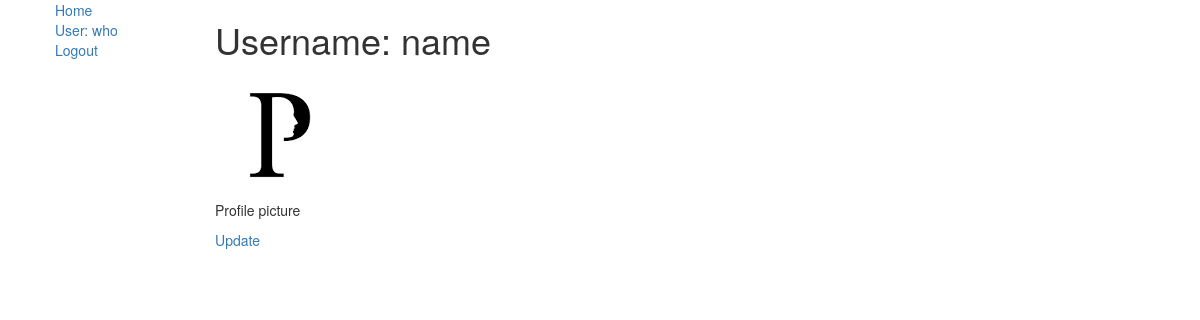
/polls/user/6/ (signed in), run on the app's committed database.
### polls/models.py (models this page shows)
class AdvUser(AbstractUser):
    avatar = models.ImageField(upload_to='polls/media/avatars', blank=False)

### polls/views.py (the view)
# urls.py: path('user/<int:pk>/', views.UserDetailView.as_view(), name='profile'),
class UserDetailView(LoginRequiredMixin, DetailView):
    model = AdvUser
    template_name = 'polls/profile.html'

### polls/templates/polls/profile.html
{% extends "polls/base_generic.html" %}
{% block content %}
    <h1>Username: {{ advuser.username }}</h1>
    <img src="/polls{{ advuser.avatar.url }}" alt="profile picture">
    <p>Profile picture</p>
    <a href="./update">Update</a>
{% endblock %}

### polls/templates/polls/base_generic.html (shortened to what this page needs)
<!DOCTYPE html>
<html lang="en">
<head>
    <link rel="stylesheet" href="https://maxcdn.bootstrapcdn.com/bootstrap/3.3.7/css/bootstrap.min.css">
</head>
<body>
<div class="container-fluid">
    <div class="row">
        <div class="col-sm-2">
            {% block sidebar %}
            <ul class="sidebar-nav">
                <li style="list-style-type: none;"><a href="{% url 'polls:index' %}">Home</a></li>
                {% if user.is_authenticated %}
                <li style="list-style-type: none;"><a href="{% url 'polls:profile' request.user.id %}">User: {{ user.get_username }}</a></li>
                <li style="list-style-type: none;"><a href="{% url 'logout'%}?next={{request.path}}">Logout</a></li>
                {% else %}
                <li style="list-style-type: none;"><a href="{% url 'login'%}?next={{request.path}}">Login</a></li>
                <li style="list-style-type: none;"><a href="{% url 'polls:signup'%}?next={{request.path}}">Sign Up</a>
                </li>
                {% endif %}
            </ul>
            {% endblock %}
        </div>
        <div class="col-sm-10 ">
            {% block content %}{% endblock %}
        </div>
    </div>
</div>
</body>
</html>

### data on the page
AdvUser: get_username "who"
AdvUser: username "name", avatar (picture)
